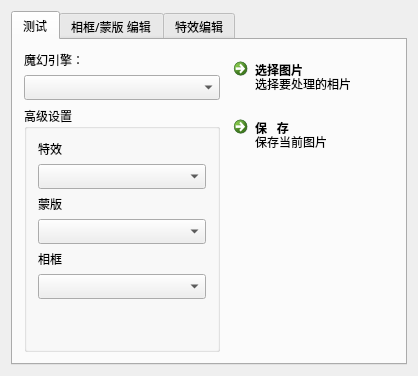
<?xml version="1.0" encoding="UTF-8"?>
<ui version="4.0">
 <class>WinTestClass</class>
 <widget class="QWidget" name="WinTestClass">
  <property name="geometry">
   <rect>
    <x>0</x>
    <y>0</y>
    <width>416</width>
    <height>362</height>
   </rect>
  </property>
  <property name="font">
   <font>
    <family>微软雅黑</family>
    <pointsize>9</pointsize>
   </font>
  </property>
  <property name="windowTitle">
   <string>哈哈相机</string>
  </property>
  <layout class="QHBoxLayout" name="horizontalLayout_3">
   <item>
    <widget class="QTabWidget" name="tabWidget">
     <property name="currentIndex">
      <number>0</number>
     </property>
     <widget class="QWidget" name="tab">
      <attribute name="title">
       <string>测试</string>
      </attribute>
      <layout class="QGridLayout" name="gridLayout_3">
       <item row="0" column="0" rowspan="3">
        <layout class="QGridLayout" name="gridLayout">
         <item row="0" column="0">
          <widget class="QLabel" name="label">
           <property name="text">
            <string>魔幻引擎：</string>
           </property>
          </widget>
         </item>
         <item row="1" column="0">
          <widget class="QComboBox" name="cb_engine">
           <property name="currentIndex">
            <number>-1</number>
           </property>
          </widget>
         </item>
         <item row="2" column="0">
          <widget class="QGroupBox" name="groupBox">
           <property name="title">
            <string>高级设置</string>
           </property>
           <property name="flat">
            <bool>false</bool>
           </property>
           <property name="checkable">
            <bool>false</bool>
           </property>
           <layout class="QVBoxLayout" name="verticalLayout">
            <property name="margin">
             <number>0</number>
            </property>
            <item>
             <widget class="QStackedWidget" name="sw_adv">
              <property name="currentIndex">
               <number>1</number>
              </property>
              <widget class="QWidget" name="pg_mesh">
               <layout class="QVBoxLayout" name="verticalLayout_3">
                <item>
                 <widget class="QCommandLinkButton" name="clb_restore">
                  <property name="font">
                   <font>
                    <family>Segoe UI</family>
                   </font>
                  </property>
                  <property name="text">
                   <string>复    原</string>
                  </property>
                  <property name="description">
                   <string>恢复图像变形</string>
                  </property>
                 </widget>
                </item>
                <item>
                 <spacer name="verticalSpacer">
                  <property name="orientation">
                   <enum>Qt::Vertical</enum>
                  </property>
                  <property name="sizeHint" stdset="0">
                   <size>
                    <width>20</width>
                    <height>40</height>
                   </size>
                  </property>
                 </spacer>
                </item>
               </layout>
              </widget>
              <widget class="QWidget" name="pg_cover">
               <layout class="QFormLayout" name="formLayout">
                <property name="fieldGrowthPolicy">
                 <enum>QFormLayout::AllNonFixedFieldsGrow</enum>
                </property>
                <item row="0" column="0">
                 <widget class="QLabel" name="label_2">
                  <property name="text">
                   <string>特效</string>
                  </property>
                 </widget>
                </item>
                <item row="1" column="0" colspan="2">
                 <widget class="QComboBox" name="cmb_effect"/>
                </item>
                <item row="5" column="0">
                 <widget class="QLabel" name="label_3">
                  <property name="text">
                   <string>相框</string>
                  </property>
                 </widget>
                </item>
                <item row="6" column="0" colspan="2">
                 <widget class="QComboBox" name="cmb_frames"/>
                </item>
                <item row="3" column="0">
                 <widget class="QLabel" name="label_4">
                  <property name="text">
                   <string>蒙版</string>
                  </property>
                 </widget>
                </item>
                <item row="4" column="0" colspan="2">
                 <widget class="QComboBox" name="cmb_covers"/>
                </item>
               </layout>
              </widget>
             </widget>
            </item>
            <item>
             <spacer name="verticalSpacer_2">
              <property name="orientation">
               <enum>Qt::Vertical</enum>
              </property>
              <property name="sizeHint" stdset="0">
               <size>
                <width>20</width>
                <height>40</height>
               </size>
              </property>
             </spacer>
            </item>
           </layout>
          </widget>
         </item>
        </layout>
       </item>
       <item row="0" column="1">
        <layout class="QVBoxLayout" name="verticalLayout_2">
         <item>
          <widget class="QCommandLinkButton" name="clb_selectImg">
           <property name="font">
            <font>
             <family>Segoe UI</family>
            </font>
           </property>
           <property name="text">
            <string>选择图片</string>
           </property>
           <property name="checked">
            <bool>false</bool>
           </property>
           <property name="description">
            <string>选择要处理的相片</string>
           </property>
          </widget>
         </item>
         <item>
          <widget class="QCommandLinkButton" name="clb_save">
           <property name="font">
            <font>
             <family>Segoe UI</family>
            </font>
           </property>
           <property name="text">
            <string>保   存</string>
           </property>
           <property name="description">
            <string>保存当前图片</string>
           </property>
          </widget>
         </item>
        </layout>
       </item>
      </layout>
     </widget>
     <widget class="QWidget" name="tab_2">
      <attribute name="title">
       <string>相框/蒙版 编辑</string>
      </attribute>
      <layout class="QVBoxLayout" name="verticalLayout_5">
       <item>
        <layout class="QGridLayout" name="gridLayout_2">
         <item row="0" column="0">
          <widget class="QComboBox" name="cmb_resType"/>
         </item>
         <item row="0" column="1">
          <layout class="QHBoxLayout" name="horizontalLayout">
           <item>
            <widget class="QPushButton" name="btn_preview">
             <property name="text">
              <string>预  览</string>
             </property>
            </widget>
           </item>
           <item>
            <widget class="QPushButton" name="btn_saveRes">
             <property name="text">
              <string>保  存</string>
             </property>
            </widget>
           </item>
          </layout>
         </item>
        </layout>
       </item>
       <item>
        <widget class="QGroupBox" name="groupBox_2">
         <property name="title">
          <string>参数设置</string>
         </property>
         <layout class="QVBoxLayout" name="verticalLayout_4">
          <item>
           <widget class="QComboBox" name="cmb_preset"/>
          </item>
          <item>
           <widget class="QFrame" name="frame">
            <property name="frameShape">
             <enum>QFrame::StyledPanel</enum>
            </property>
            <property name="frameShadow">
             <enum>QFrame::Raised</enum>
            </property>
            <layout class="QVBoxLayout" name="verticalLayout_6">
             <item>
              <widget class="QLabel" name="label_5">
               <property name="text">
                <string>SrcFactor</string>
               </property>
              </widget>
             </item>
             <item>
              <widget class="QComboBox" name="cmb_sf"/>
             </item>
             <item>
              <widget class="QLabel" name="label_6">
               <property name="text">
                <string>DstFactor</string>
               </property>
              </widget>
             </item>
             <item>
              <widget class="QComboBox" name="cmb_df"/>
             </item>
            </layout>
           </widget>
          </item>
         </layout>
        </widget>
       </item>
       <item>
        <layout class="QFormLayout" name="formLayout_2">
         <property name="fieldGrowthPolicy">
          <enum>QFormLayout::AllNonFixedFieldsGrow</enum>
         </property>
         <item row="0" column="0">
          <widget class="QLabel" name="label_8">
           <property name="text">
            <string>资源图片：</string>
           </property>
           <property name="scaledContents">
            <bool>true</bool>
           </property>
          </widget>
         </item>
         <item row="2" column="0">
          <widget class="QLabel" name="label_7">
           <property name="text">
            <string>输出名：</string>
           </property>
           <property name="scaledContents">
            <bool>true</bool>
           </property>
          </widget>
         </item>
         <item row="2" column="1">
          <widget class="QLineEdit" name="le_name"/>
         </item>
         <item row="0" column="1">
          <layout class="QHBoxLayout" name="horizontalLayout_2">
           <item>
            <widget class="QLineEdit" name="le_resImg"/>
           </item>
           <item>
            <widget class="QPushButton" name="btn_selResImg">
             <property name="maximumSize">
              <size>
               <width>30</width>
               <height>16777215</height>
              </size>
             </property>
             <property name="text">
              <string>&gt;&gt;</string>
             </property>
             <property name="autoRepeat">
              <bool>false</bool>
             </property>
             <property name="autoExclusive">
              <bool>true</bool>
             </property>
             <property name="flat">
              <bool>false</bool>
             </property>
            </widget>
           </item>
          </layout>
         </item>
        </layout>
       </item>
       <item>
        <spacer name="verticalSpacer_3">
         <property name="orientation">
          <enum>Qt::Vertical</enum>
         </property>
         <property name="sizeHint" stdset="0">
          <size>
           <width>20</width>
           <height>40</height>
          </size>
         </property>
        </spacer>
       </item>
      </layout>
     </widget>
     <widget class="QWidget" name="tab_3">
      <attribute name="title">
       <string>特效编辑</string>
      </attribute>
      <widget class="QTextEdit" name="textEdit">
       <property name="geometry">
        <rect>
         <x>10</x>
         <y>10</y>
         <width>201</width>
         <height>171</height>
        </rect>
       </property>
      </widget>
     </widget>
    </widget>
   </item>
  </layout>
 </widget>
 <layoutdefault spacing="6" margin="11"/>
 <resources>
  <include location="winmagic.qrc"/>
 </resources>
 <connections>
  <connection>
   <sender>cb_engine</sender>
   <signal>currentIndexChanged(int)</signal>
   <receiver>sw_adv</receiver>
   <slot>setCurrentIndex(int)</slot>
   <hints>
    <hint type="sourcelabel">
     <x>212</x>
     <y>90</y>
    </hint>
    <hint type="destinationlabel">
     <x>211</x>
     <y>241</y>
    </hint>
   </hints>
  </connection>
 </connections>
</ui>
